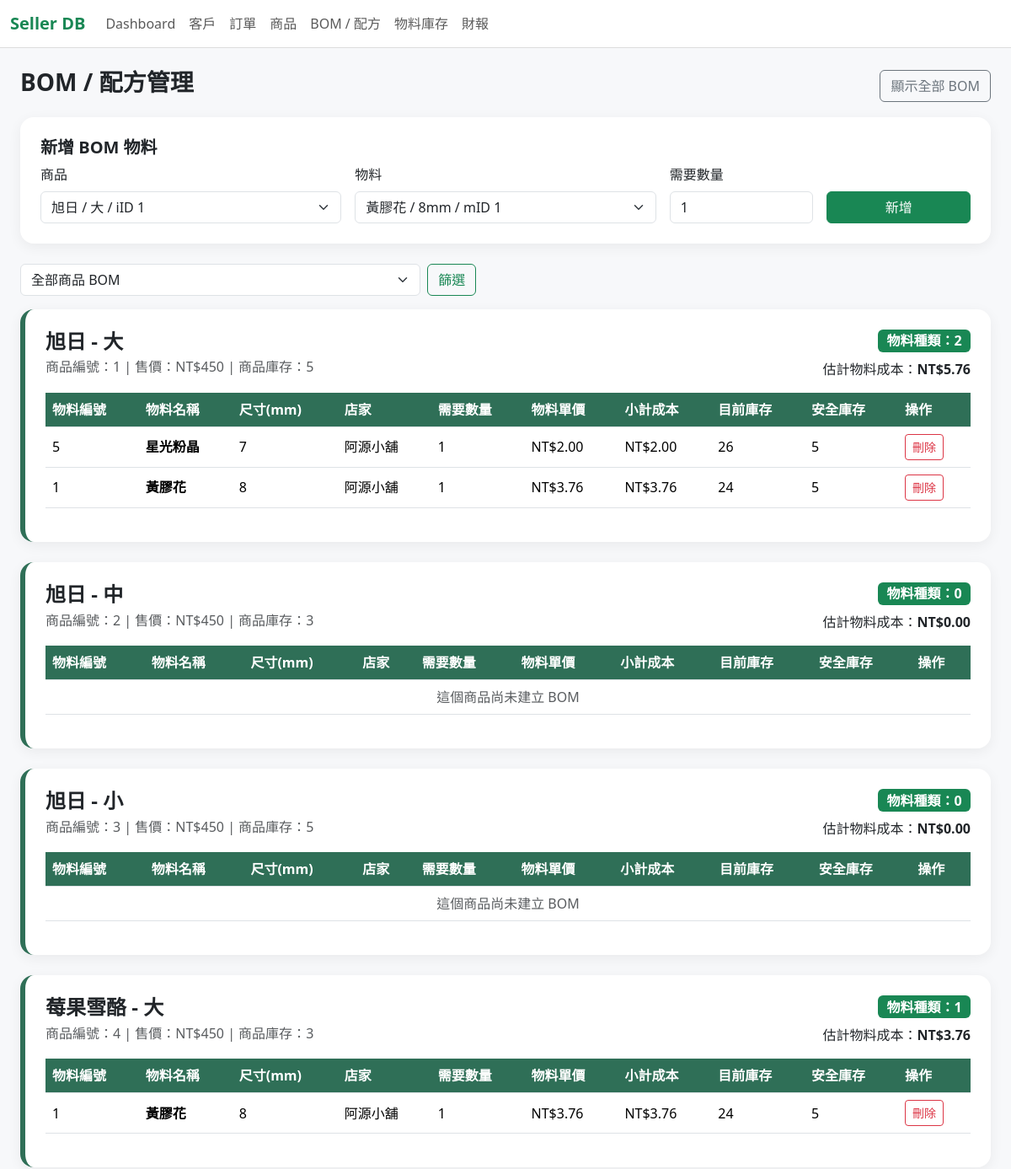
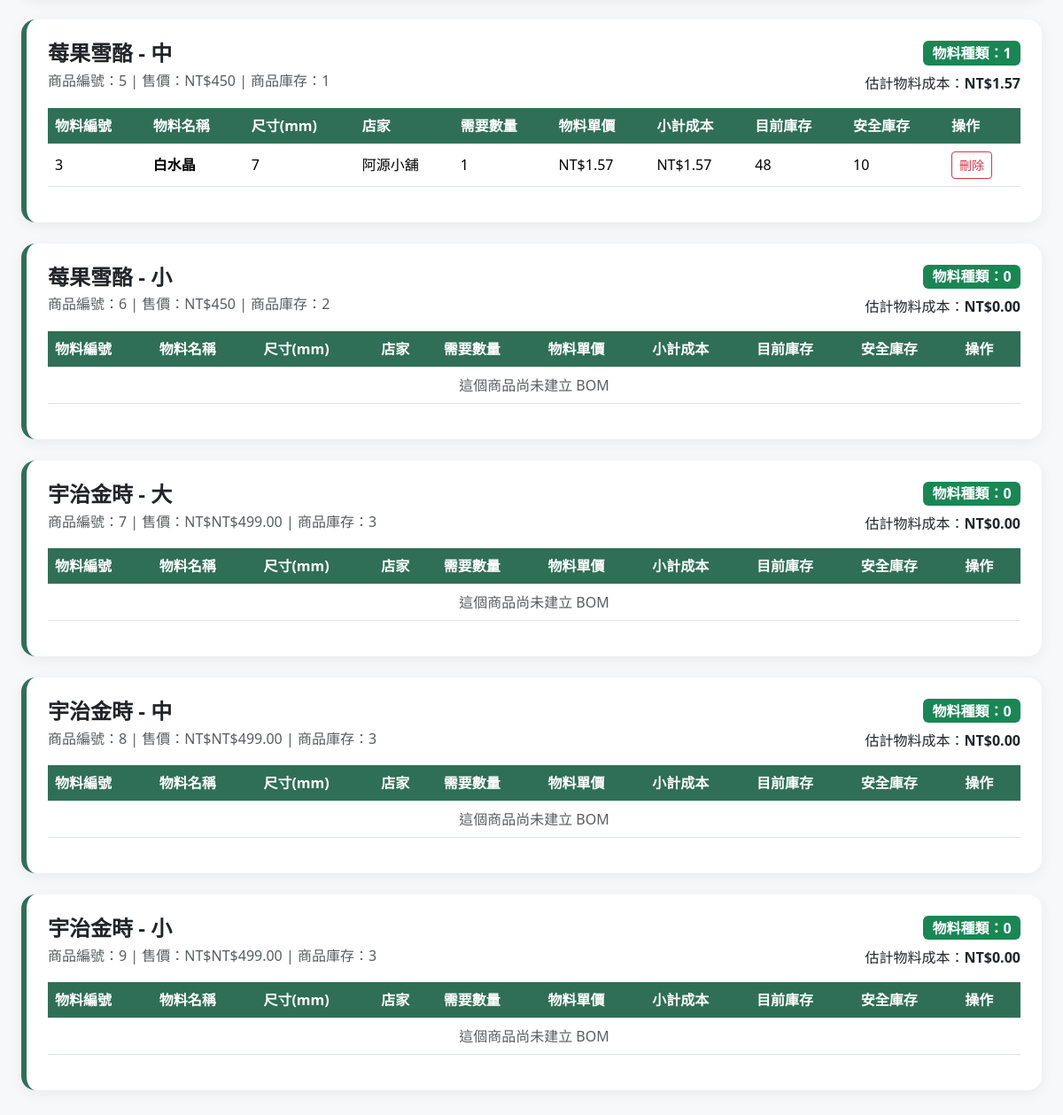
Page /recipes on the committed database (2 pictures, top to bottom).
### tables this page shows
CREATE TABLE PRODUCT (iID TEXT PRIMARY KEY UNIQUE, size TEXT CHECK (size IN ('大', '中', '小')), i_name TEXT, cost NUMERIC, suggested_price NUMERIC, real_price NUMERIC, profits NUMERIC, available INTEGER);

CREATE TABLE RECIPE (iID TEXT REFERENCES PRODUCT (iID) ON DELETE CASCADE ON UPDATE CASCADE, mID TEXT REFERENCES MATERIAL_INVENTORY (mID) ON DELETE RESTRICT ON UPDATE CASCADE, m_amount INTEGER, size TEXT CHECK (size IN ('大', '中', '小')));

CREATE TABLE MATERIAL_INVENTORY (mID TEXT PRIMARY KEY UNIQUE, m_name TEXT, m_size NUMERIC, wholesale_price NUMERIC, store TEXT, purchase_date TEXT CHECK (length(purchase_date) = 10 AND purchase_date LIKE '____-__-__'), unit_price NUMERIC, stock INTEGER, safe_stock INTEGER, note TEXT);

### app.py (the view)
@app.route("/recipes")
def recipes():
    db = get_db()
    product_filter = request.args.get("product_key", "")
    products = db.execute('''
        SELECT *,
               CAST(COALESCE(NULLIF(real_price, ''), '0') AS REAL) - CAST(COALESCE(NULLIF(cost, ''), '0') AS REAL) AS profits_calc
        FROM PRODUCT
        WHERE TRIM(COALESCE(iID, '')) != ''
        ORDER BY CAST(iID AS INTEGER), iID
    ''').fetchall()
    product_boms = []
    for p in products:
        key = p["iID"]
        if product_filter and key != product_filter:
            continue
        items = db.execute('''
            SELECT
                r.iID,
                r.size,
                r.mID,
                r.m_amount,
                m.m_name,
                m.m_size,
                m.store,
                CAST(COALESCE(NULLIF(m.unit_price, ''), '0') AS REAL) AS unit_price_num,
                CAST(COALESCE(NULLIF(m.stock, ''), '0') AS INTEGER) AS stock_num,
                CAST(COALESCE(NULLIF(m.safe_stock, ''), '0') AS INTEGER) AS safe_stock_num,
                ROUND(CAST(COALESCE(NULLIF(r.m_amount, ''), '0') AS REAL) * CAST(COALESCE(NULLIF(m.unit_price, ''), '0') AS REAL), 2) AS material_cost
            FROM RECIPE r
            JOIN MATERIAL_INVENTORY m ON m.mID = r.mID
            WHERE r.iID = ?
            ORDER BY m.m_name
        ''', (p["iID"],)).fetchall()
        estimated_material_cost = round(sum((row["material_cost"] or 0) for row in items), 2)
        product_boms.append({
            "product": p,
            "key": key,
            "items": items,
            "estimated_material_cost": estimated_material_cost,
        })
    materials = db.execute('''
        SELECT * FROM MATERIAL_INVENTORY
        WHERE TRIM(COALESCE(mID, '')) != ''
        ORDER BY CAST(mID AS INTEGER), mID
    ''').fetchall()
    return render_template(
        "recipes.html",
        products=products,
        materials=materials,
        product_boms=product_boms,
        product_filter=product_filter,
    )

### app.py (called while the page is built)
def get_db():
    if "db" not in g:
        g.db = sqlite3.connect(DB_PATH, timeout=10.0)
        g.db.row_factory = sqlite3.Row
        g.db.execute("PRAGMA foreign_keys = ON")
        g.db.execute("PRAGMA journal_mode = WAL")
        g.db.execute("PRAGMA synchronous = NORMAL")
    return g.db

### templates/recipes.html (shortened to what this page needs)
{% extends "base.html" %}
{% block content %}
<div class="d-flex justify-content-between align-items-center mb-3">
    <h3 class="fw-bold">BOM / 配方管理</h3>
    <a class="btn btn-outline-secondary" href="{{ url_for('recipes') }}">顯示全部 BOM</a>
</div>
<div class="card p-4 mb-4">
    <h5 class="fw-bold">新增 BOM 物料</h5>
    <form method="post" action="{{ url_for('recipe_new') }}">
        <div class="row g-3 align-items-end">
            <div class="col-md-4">
                <label class="form-label">商品</label>
                <select class="form-select" name="iID" required>
                    {% for p in products %}
                    <option value="{{ p.iID }}" {% if product_filter == p.iID %}selected{% endif %}>
                        {{ p.i_name }} / {{ p.size }} / iID {{ p.iID }}
                    </option>
                    {% endfor %}
                </select>
            </div>
            <div class="col-md-4">
                <label class="form-label">物料</label>
                <select class="form-select" name="mID" required>
                    {% for m in materials %}
                    <option value="{{ m.mID }}">{{ m.m_name }} / {{ m.m_size }}mm / mID {{ m.mID }}</option>
                    {% endfor %}
                </select>
            </div>
            <div class="col-md-2">
                <label class="form-label">需要數量</label>
                <input class="form-control" type="number" name="m_amount" value="1" min="1" required>
            </div>
            <div class="col-md-2">
                <button class="btn btn-success w-100">新增</button>
            </div>
        </div>
    </form>
</div>
<form class="row g-2 mb-3" method="get">
    <div class="col-md-5">
        <select class="form-select" name="product_key">
            <option value="">全部商品 BOM</option>
        </select>
    </div>
    <div class="col-auto">
        <button class="btn btn-outline-success">篩選</button>
    </div>
</form>
{% for group in product_boms %}
<div class="card p-4 mb-4 bom-card">
    <div class="d-flex justify-content-between align-items-start flex-wrap gap-3">
        <div>
            <h4 class="fw-bold mb-1">{{ group.product.i_name }} - {{ group.product.size }}</h4>
            <div class="text-muted">
                商品編號：{{ group.product.iID }} |
                售價：NT${{ group.product.real_price }} |
                商品庫存：{{ group.product.available }}
            </div>
        </div>
        <div class="text-end">
            <div class="badge text-bg-success fs-6">物料種類：{{ group['items']|length }}</div>
            <div class="mt-2">估計物料成本：<span class="fw-bold">NT${{ "%.2f"|format(group.estimated_material_cost) }}</span></div>
        </div>
    </div>
    <div class="table-responsive mt-3">
        <table class="table table-hover align-middle">
            <thead>
            <tr>
                <th>物料編號</th>
                <th>物料名稱</th>
                <th>尺寸(mm)</th>
                <th>店家</th>
                <th>需要數量</th>
                <th>物料單價</th>
                <th>小計成本</th>
                <th>目前庫存</th>
                <th>安全庫存</th>
                <th>操作</th>
            </tr>
            </thead>
            <tbody>
            {% for item in group['items'] %}
            <tr>
                <td>{{ item.mID }}</td>
                <td class="fw-semibold">{{ item.m_name }}</td>
                <td>{{ item.m_size }}</td>
                <td>{{ item.store }}</td>
                <td>{{ item.m_amount }}</td>
                <td>NT${{ "%.2f"|format(item.unit_price_num) }}</td>
                <td>NT${{ "%.2f"|format(item.material_cost) }}</td>
                <td>
                    {% if item.stock_num <= item.safe_stock_num %}
                        <span class="badge text-bg-danger">{{ item.stock_num }}</span>
                    {% else %}
                        {{ item.stock_num }}
                    {% endif %}
                </td>
                <td>{{ item.safe_stock_num }}</td>
                <td>
                    <form class="action-form" method="post" action="{{ url_for('recipe_delete', iID=item.iID, mID=item.mID) }}" onsubmit="return confirm('確定刪除這個 BOM 項目？')">
                        <button class="btn btn-sm btn-outline-danger">刪除</button>
                    </form>
                </td>
            </tr>
            {% else %}
            <tr>
                <td colspan="10" class="text-center text-muted">這個商品尚未建立 BOM</td>
            </tr>
            {% endfor %}
            </tbody>
        </table>
    </div>
</div>
{% else %}
<div class="alert alert-warning">目前沒有符合條件的 BOM。</div>
{% endfor %}
{% endblock %}

### static/style.css (style rules this page uses)
body { background: #f7f8fa; }
.card { border: 0; border-radius: 16px; box-shadow: 0 4px 16px rgba(0,0,0,.06); }
.table thead th { background: #2f6f57; color: white; vertical-align: middle; }
.action-form { display: inline; }
.bom-card { border-left: 6px solid #2f6f57; }

### rows in the picture
PRODUCT: product.i_name "旭日", product.size "大", product.iID "1", product.real_price "450", product.available "5"
RECIPE: mID "5", m_name "星光粉晶", m_size "7", store "阿源小舖", m_amount "1", unit_price_num "2.00", material_cost "2.00", stock_num "26", safe_stock_num "5"
RECIPE: mID "1", m_name "黃膠花", m_size "8", store "阿源小舖", m_amount "1", unit_price_num "3.76", material_cost "3.76", stock_num "24", safe_stock_num "5"
PRODUCT: product.i_name "旭日", product.size "中", product.iID "2", product.real_price "450", product.available "3"
PRODUCT: product.i_name "旭日", product.size "小", product.iID "3", product.real_price "450", product.available "5"
PRODUCT: product.i_name "莓果雪酪", product.size "大", product.iID "4", product.real_price "450", product.available "3"
RECIPE: mID "1", m_name "黃膠花", m_size "8", store "阿源小舖", m_amount "1", unit_price_num "3.76", material_cost "3.76", stock_num "24", safe_stock_num "5"
PRODUCT: product.i_name "莓果雪酪", product.size "中", product.iID "5", product.real_price "450", product.available "1"
RECIPE: mID "3", m_name "白水晶", m_size "7", store "阿源小舖", m_amount "1", unit_price_num "1.57", material_cost "1.57", stock_num "48", safe_stock_num "10"
PRODUCT: product.i_name "莓果雪酪", product.size "小", product.iID "6", product.real_price "450", product.available "2"
PRODUCT: product.i_name "宇治金時", product.size "大", product.iID "7", product.real_price "NT$499.00", product.available "3"
PRODUCT: product.i_name "宇治金時", product.size "中", product.iID "8", product.real_price "NT$499.00", product.available "3"
PRODUCT: product.i_name "宇治金時", product.size "小", product.iID "9", product.real_price "NT$499.00", product.available "3"

### other values in the picture
{{ group['items']|length }} "2" "0" "0" "1" "1" "0" "0" "0" "0"
{{ "%.2f"|format(group.estimated_material_cost) }} "5.76" "0.00" "0.00" "3.76" "1.57" "0.00" "0.00" "0.00" "0.00"
form field iID "旭日 / 大 / iID 1"
form field mID "黃膠花 / 8mm / mID 1"
